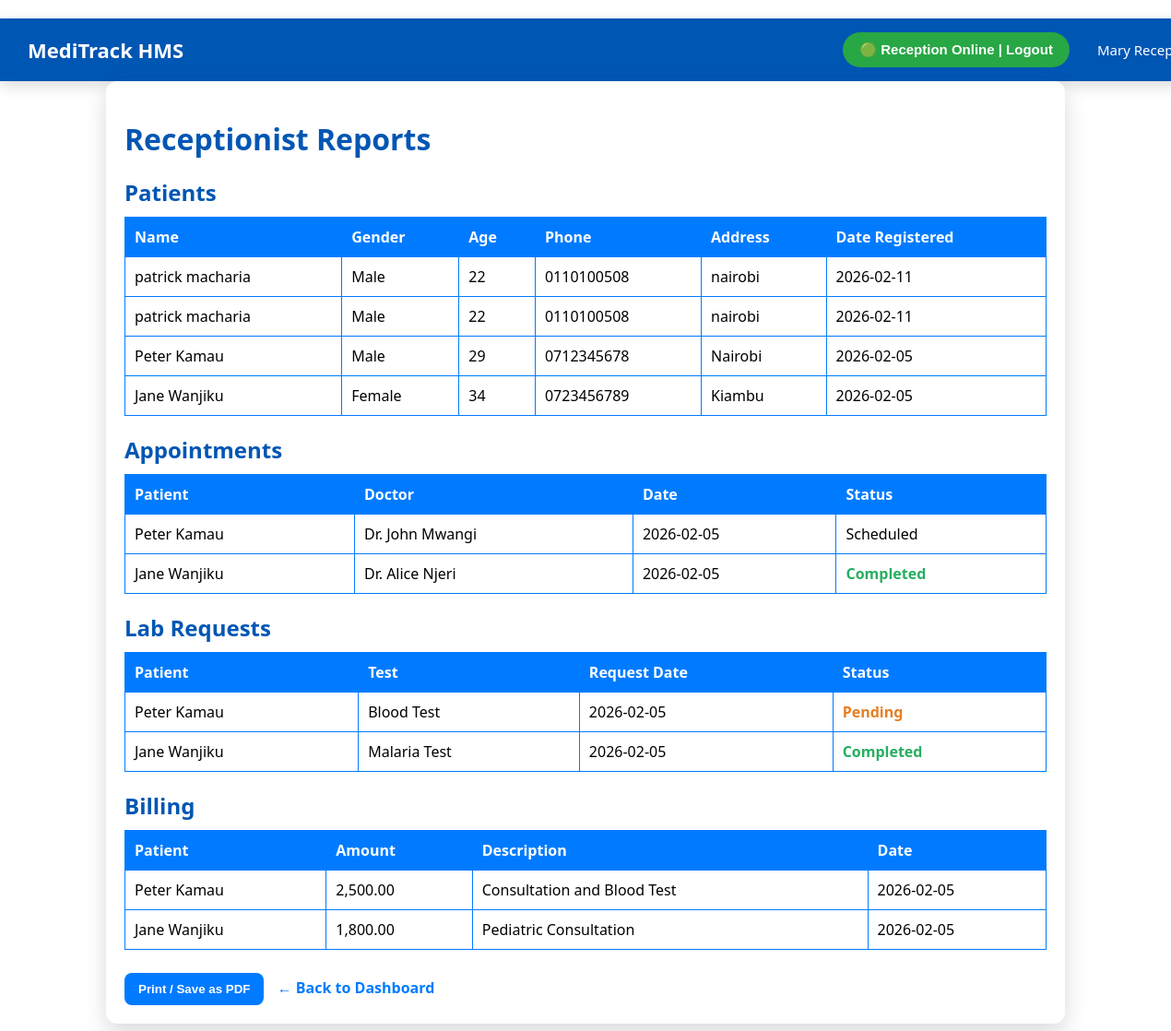
Screenshot of /reports/generate_receptionist.php (signed in) with the database file from the repository.
### tables this page shows
CREATE TABLE `patients` (
  `patient_id` int(11) NOT NULL,
  `user_id` int(11) DEFAULT NULL,
  `full_name` varchar(100) DEFAULT NULL,
  `gender` varchar(10) DEFAULT NULL,
  `age` int(11) DEFAULT NULL,
  `phone` varchar(20) DEFAULT NULL,
  `address` text DEFAULT NULL,
  `date_registered` date DEFAULT NULL
);

CREATE TABLE `appointments` (
  `appointment_id` int(11) NOT NULL,
  `patient_id` int(11) DEFAULT NULL,
  `doctor_id` int(11) DEFAULT NULL,
  `appointment_date` date DEFAULT NULL,
  `status` varchar(50) DEFAULT NULL
);

CREATE TABLE `doctors` (
  `doctor_id` int(11) NOT NULL,
  `full_name` varchar(100) DEFAULT NULL,
  `specialization` varchar(100) DEFAULT NULL,
  `phone` varchar(20) DEFAULT NULL
);

CREATE TABLE `lab_requests` (
  `lab_id` int(11) NOT NULL,
  `patient_id` int(11) DEFAULT NULL,
  `test_name` varchar(100) DEFAULT NULL,
  `request_date` date DEFAULT NULL,
  `status` varchar(50) DEFAULT NULL
);

CREATE TABLE `billing` (
  `bill_id` int(11) NOT NULL,
  `patient_id` int(11) DEFAULT NULL,
  `amount` decimal(10,2) DEFAULT NULL,
  `description` text DEFAULT NULL,
  `bill_date` date DEFAULT NULL
);

### reports/generate_receptionist.php (the view, shortened to what this page needs)
<?php
include("../config/db.php");
$patients = mysqli_query($conn, "SELECT * FROM patients ORDER BY date_registered DESC");
$appointments = mysqli_query($conn, "
    SELECT a.appointment_id, p.full_name AS patient, d.full_name AS doctor, a.appointment_date, a.status
    FROM appointments a
    JOIN patients p ON a.patient_id=p.patient_id
    JOIN doctors d ON a.doctor_id=d.doctor_id
    ORDER BY a.appointment_date DESC
");
$lab_requests = mysqli_query($conn, "
    SELECT l.lab_id, p.full_name AS patient, l.test_name, l.request_date, l.status
    FROM lab_requests l
    JOIN patients p ON l.patient_id=p.patient_id
    ORDER BY l.request_date DESC
");
$billing = mysqli_query($conn, "
    SELECT b.bill_id, p.full_name AS patient, b.amount, b.description, b.bill_date
    FROM billing b
    JOIN patients p ON b.patient_id=p.patient_id
    ORDER BY b.bill_date DESC
");
?>
<!DOCTYPE html>
<html lang="en">
<head>
</head>
<body>
<div class="overlay">
<?php include("../receptionist/topbar.php"); ?>
<div class="container">
<h1>Receptionist Reports</h1>
<h2>Patients</h2>
<table>
<tr><th>Name</th><th>Gender</th><th>Age</th><th>Phone</th><th>Address</th><th>Date Registered</th></tr>
<?php while($p=mysqli_fetch_assoc($patients)) { ?>
<tr>
<td><?php echo htmlspecialchars($p['full_name']); ?></td>
<td><?php echo htmlspecialchars($p['gender']); ?></td>
<td><?php echo $p['age']; ?></td>
<td><?php echo htmlspecialchars($p['phone']); ?></td>
<td><?php echo htmlspecialchars($p['address']); ?></td>
<td><?php echo $p['date_registered']; ?></td>
</tr>
<?php } ?>
</table>
<h2>Appointments</h2>
<table>
<tr><th>Patient</th><th>Doctor</th><th>Date</th><th>Status</th></tr>
<?php while($a=mysqli_fetch_assoc($appointments)) { ?>
<tr>
<td><?php echo htmlspecialchars($a['patient']); ?></td>
<td><?php echo htmlspecialchars($a['doctor']); ?></td>
<td><?php echo $a['appointment_date']; ?></td>
<td class="status-<?php echo strtolower($a['status']); ?>"><?php echo $a['status']; ?></td>
</tr>
<?php } ?>
</table>
<h2>Lab Requests</h2>
<table>
<tr><th>Patient</th><th>Test</th><th>Request Date</th><th>Status</th></tr>
<?php while($l=mysqli_fetch_assoc($lab_requests)) { ?>
<tr>
<td><?php echo htmlspecialchars($l['patient']); ?></td>
<td><?php echo htmlspecialchars($l['test_name']); ?></td>
<td><?php echo $l['request_date']; ?></td>
<td class="status-<?php echo strtolower($l['status']); ?>"><?php echo $l['status']; ?></td>
</tr>
<?php } ?>
</table>
<h2>Billing</h2>
<table>
<tr><th>Patient</th><th>Amount</th><th>Description</th><th>Date</th></tr>
<?php while($b=mysqli_fetch_assoc($billing)) { ?>
<tr>
<td><?php echo htmlspecialchars($b['patient']); ?></td>
<td><?php echo number_format($b['amount'],2); ?></td>
<td><?php echo htmlspecialchars($b['description']); ?></td>
<td><?php echo $b['bill_date']; ?></td>
</tr>
<?php } ?>
</table>
<button onclick="window.print()">Print / Save as PDF</button>
<a href="../receptionist/dashboard.php" class="back-link">← Back to Dashboard</a>
</div>
</div>
</body>
</html>

### reports/generate_receptionist.php (style rules this page uses)
body { font-family:"Segoe UI", Arial, sans-serif; background: url("../assets/img/111.jpg") no-repeat center center fixed; background-size: cover; margin:0; }
.overlay { min-height:100vh; background: rgba(255,255,255,0.85); padding:20px 0; }
.container { max-width:1000px; margin:auto; background:#fff; padding:20px; border-radius:12px; box-shadow:0 10px 25px rgba(0,0,0,0.15); }
h1, h2 { color:#0056b3; margin-bottom:10px; }
table { width:100%; border-collapse:collapse; margin-bottom:20px; }
th, td { border:1px solid #007bff; padding:10px; text-align:left; }
th { background:#007bff; color:#fff; }
button { padding:10px 15px; background:#007bff; color:#fff; border:none; border-radius:8px; cursor:pointer; font-weight:600; margin-right:10px; }
.back-link { display:inline-block; margin-top:10px; text-decoration:none; color:#007bff; font-weight:600; }
.status-pending { color:#e67e22; font-weight:bold; }
.status-completed { color:#27ae60; font-weight:bold; }

### rows the page displays
patients: full_name "patrick macharia", gender "Male", age "22", phone "0110100508", address "nairobi", date_registered "2026-02-11"
patients: full_name "patrick macharia", gender "Male", age "22", phone "0110100508", address "nairobi", date_registered "2026-02-11"
patients: full_name "Peter Kamau", gender "Male", age "29", phone "0712345678", address "Nairobi", date_registered "2026-02-05"
patients: full_name "Jane Wanjiku", gender "Female", age "34", phone "0723456789", address "Kiambu", date_registered "2026-02-05"
appointments: patient.full_name "Peter Kamau", doctor.full_name "Dr. John Mwangi", appointment_date "2026-02-05", status "Scheduled"
appointments: patient.full_name "Jane Wanjiku", doctor.full_name "Dr. Alice Njeri", appointment_date "2026-02-05", status "Completed"
lab_requests: patient.full_name "Peter Kamau", test_name "Blood Test", request_date "2026-02-05", status "Pending"
lab_requests: patient.full_name "Jane Wanjiku", test_name "Malaria Test", request_date "2026-02-05", status "Completed"
billing: patient.full_name "Peter Kamau", amount "2,500.00", description "Consultation and Blood Test", bill_date "2026-02-05"
billing: patient.full_name "Jane Wanjiku", amount "1,800.00", description "Pediatric Consultation", bill_date "2026-02-05"

### other values shown
$_SESSION['full_name'] "Mary…"
